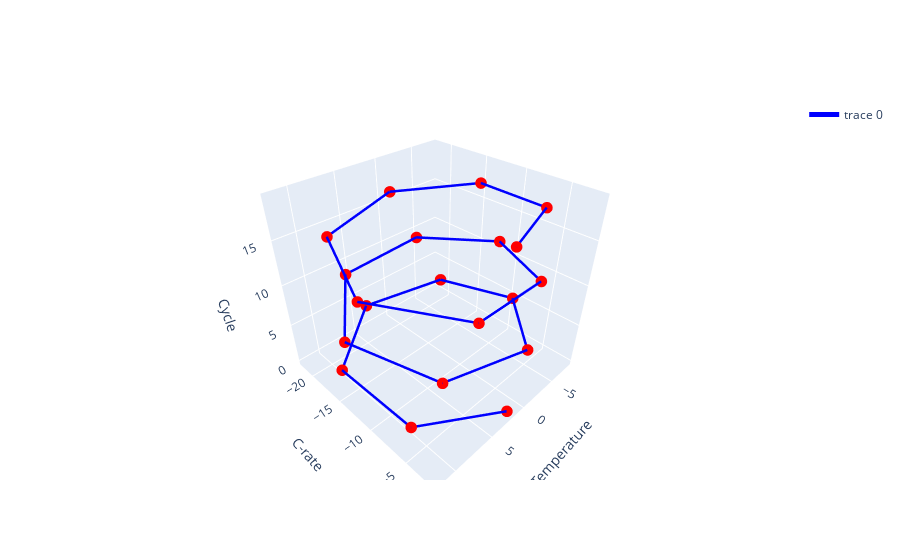

Write notebook code for a chart like this one.
### Markdown cell above
## Week 1

We can describe a spiral with the following paramteric equations:

- $\text{temp}(t) = r \times \cos(t)$
- $\text{cr}(t) = r \times \sin(t)$
- $\text{cycle}(t) = f \times t$

where $r$ is the **radius** of the spiral, $f$ is the **frequency** and $t \in$ some interval (in our case, starting from 0)

I put together a little snippet of code to demonstrate a quick plot of a spiral

### Code cell
def get_spiral(f=1, r=1, cr0=0, temp0=0): #cr0, temp0
    
    temps, crates, cycles = [], [], []
    health, cycle = 100, 0
    
    while health > 80:
        t = cycle / f

        temp = r * np.sin(t) + temp0          
        cr = r * np.cos(t) + cr0 - r  # why - r here again?
        
        temps.append(temp)
        crates.append(cr)
        cycles.append(cycle)

        cycle += 1
        health -= 1
    
    return (temps, crates, cycles)

def plot_spiral(spiral):
    temps, crates, cycles = spiral[0], spiral[1], spiral[2]
    fig = go.Figure()
    fig.add_trace(go.Scatter3d(x=temps, y=crates, z=cycles, mode='lines', line=dict(color='blue', width=5), hoverinfo='none' ))
    fig.add_trace(go.Scatter3d(x=temps, y=crates, z=cycles, mode='markers', marker=dict(size=4, color='red'), showlegend=False,
                     hovertemplate='temp:%{x:.2f}<br>c-rate:%{y:.2f}<br>cycle:%{z}'))
    # Labeling the graph
    fig.update_layout(scene=dict(xaxis_title='Temperature', yaxis_title='C-rate', zaxis_title='Cycle'))

    fig.show()

spiral = get_spiral(1,10,-2,2)
plot_spiral(spiral)

### Figure 1 — Plotly figure (JSON) as saved in the notebook; plotly's stock layout.template omitted (floating-point values rounded to 4 significant figures)
{"data": [{"hoverinfo": "none", "line": {"color": "blue", "width": 5}, "mode": "lines", "type": "scatter3d", "x": [2, 10.41, 11.09, 3.411, -5.568, -7.589, -0.7942, 8.57, 11.89, 6.121, -3.44, -8.0, -3.366, 6.202, 11.91, 8.503, -0.879, -7.614, -5.51, 3.499], "y": [-2, -6.597, -16.16, -21.9, -18.54, -9.163, -2.398, -4.461, -13.46, -21.11, -20.39, -11.96, -3.561, -2.926, -10.63, -19.6, -21.58, -14.75, -5.397, -2.113], "z": [0, 1, 2, 3, 4, 5, 6, 7, 8, 9, 10, 11, 12, 13, 14, 15, 16, 17, 18, 19]}, {"hovertemplate": "temp:%{x:.2f}<br>c-rate:%{y:.2f}<br>cycle:%{z}", "marker": {"color": "red", "size": 4}, "mode": "markers", "showlegend": false, "type": "scatter3d", "x": [2, 10.41, 11.09, 3.411, -5.568, -7.589, -0.7942, 8.57, 11.89, 6.121, -3.44, -8.0, -3.366, 6.202, 11.91, 8.503, -0.879, -7.614, -5.51, 3.499], "y": [-2, -6.597, -16.16, -21.9, -18.54, -9.163, -2.398, -4.461, -13.46, -21.11, -20.39, -11.96, -3.561, -2.926, -10.63, -19.6, -21.58, -14.75, -5.397, -2.113], "z": [0, 1, 2, 3, 4, 5, 6, 7, 8, 9, 10, 11, 12, 13, 14, 15, 16, 17, 18, 19]}], "layout": {"scene": {"xaxis": {"title": {"text": "Temperature"}}, "yaxis": {"title": {"text": "C-rate"}}, "zaxis": {"title": {"text": "Cycle"}}}}}
